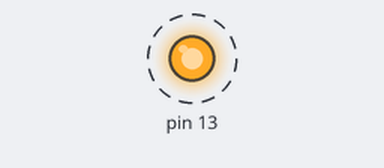
Recording of a sketch running on a simulated Arduino Uno, built with avr-gcc and run on an emulated ATmega328P. On the bench: output pins drawn as LEDs (lit = HIGH). Dashed ring = blinking. What the sketch prints to the serial monitor is not drawn.

Above: at 0.2 s.
Timing chart, 0 to 3.0 s (numbered marks = the images above):
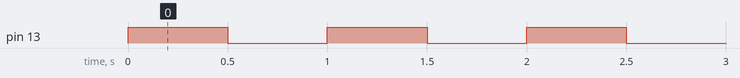

Measured:
- by itself, pin 13: alternates HIGH for 0.50 s and LOW for 0.50 s

The sketch:

serial.ino
```cpp
int i;

void setup() {
  // initialize the digital pin as an output.
  // Pin 13 has an LED connected on most Arduino boards:
  pinMode(13, OUTPUT);
  Serial.begin(9600);
}

void send_data(int value){
  Serial.print(".oO(data:");
  Serial.print(value);
  Serial.println(")");
}

void loop(){
  i++;
  digitalWrite(13, HIGH);   // set the LED on
  delay(500);               // wait for a second
  digitalWrite(13, LOW);    // set the LED off
  delay(500);               // wait for a second
  send_data(i);
}
```
